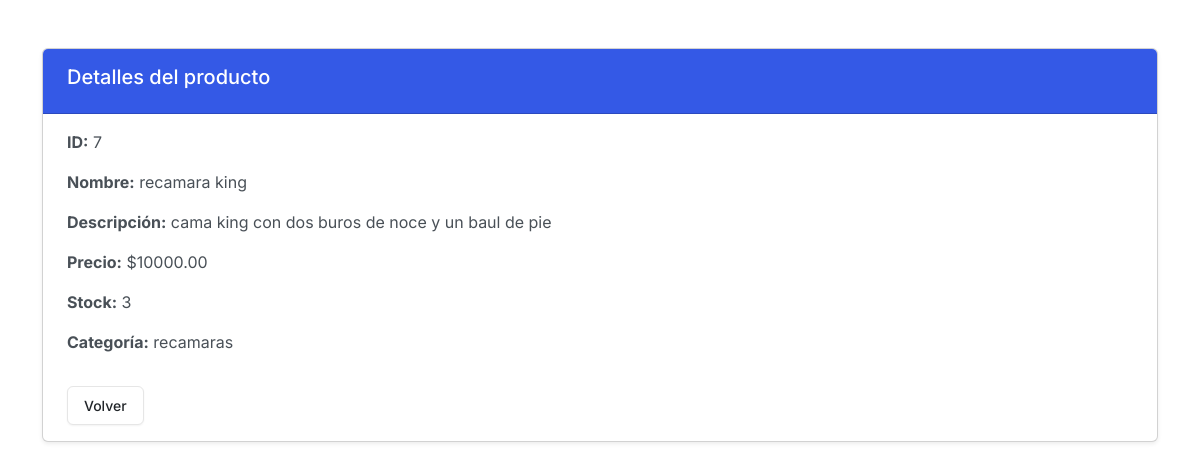
The app's page /producto/7/ with its own data.
### app_productos/models.py (models this page shows, shortened)
class Producto(models.Model):
    id_producto = models.AutoField(primary_key=True)
    nombre = models.CharField(max_length=100)
    descripcion = models.TextField(blank=True, null=True)
    precio = models.DecimalField(max_digits=10, decimal_places=2, default=0)
    stock = models.IntegerField(default=0)
    categoria = models.CharField(max_length=100, blank=True, null=True)

### app_productos/views.py (the view)
# urls.py: path('producto/<int:id>/', views.detalle_producto, name='detalle_producto'),
def detalle_producto(request, id):
    producto = get_object_or_404(Producto, id_producto=id)
    return render(request, 'productos/detalle.html', {'producto': producto})

### app_productos/templates/productos/detalle.html (shortened to what this page needs)
{% load static %}
<!DOCTYPE html>
<html lang="es">
<head>
  <link href="https://cdn.jsdelivr.net/npm/bootstrap@5.3.3/dist/css/bootstrap.min.css" rel="stylesheet">
  <link href="{% static 'css/bootstrap.css' %}" rel="stylesheet">
</head>
<body>
<div class="container mt-5">
  <div class="card shadow-sm">
    <div class="card-header bg-primary text-white">
      <h5>Detalles del producto</h5>
    </div>
    <div class="card-body">
      <p><strong>ID:</strong> {{ producto.id_producto }}</p>
      <p><strong>Nombre:</strong> {{ producto.nombre }}</p>
      <p><strong>Descripción:</strong> {{ producto.descripcion }}</p>
      <p><strong>Precio:</strong> ${{ producto.precio }}</p>
      <p><strong>Stock:</strong> {{ producto.stock }}</p>
      <p><strong>Categoría:</strong> {{ producto.categoria }}</p>
      <a href="{% url 'lista_productos' %}" class="btn btn-secondary mt-3">Volver</a>
    </div>
  </div>
</div>
</body>
</html>

### records on screen
Producto: id_producto "7", nombre "recamara king", descripcion "cama king con dos buros de noce y un baul de pie", precio "10000.00", stock "3", categoria "recamaras"
